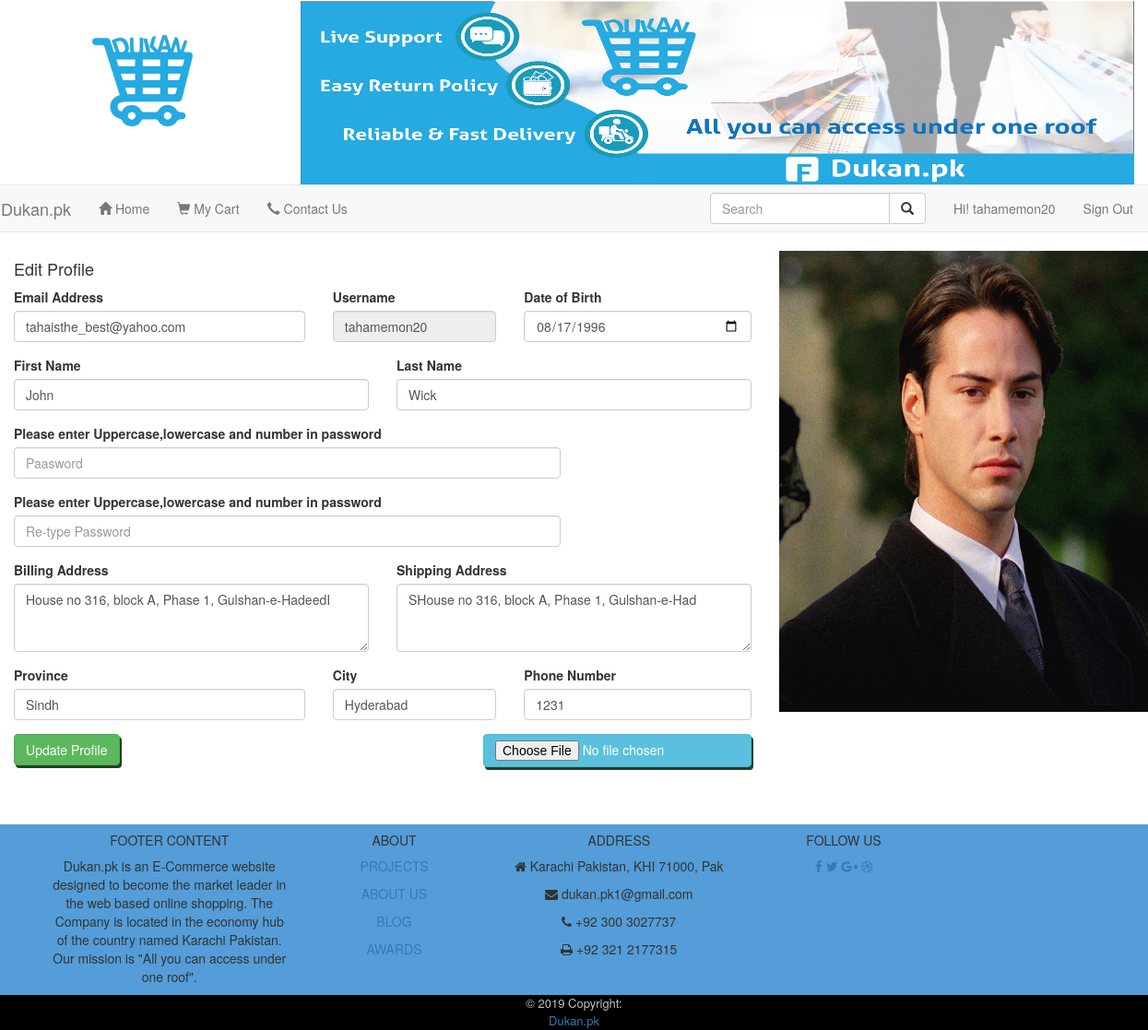
Page /user_profile.php (signed in) on the committed database.
### tables this page shows
CREATE TABLE `customer` (
  `ID` int(20) NOT NULL,
  `fname` varchar(50) NOT NULL,
  `lname` varchar(50) NOT NULL,
  `email` varchar(50) NOT NULL,
  `dob` date NOT NULL,
  `username` varchar(50) NOT NULL,
  `password` varchar(50) NOT NULL,
  `addressID` int(11) NOT NULL,
  `picture` varchar(200) NOT NULL,
  `createdate` varchar(50) NOT NULL
);

CREATE TABLE `address` (
  `AID` int(20) NOT NULL,
  `billing_address` varchar(50) NOT NULL,
  `shipping_address` varchar(50) NOT NULL,
  `province` varchar(50) NOT NULL,
  `city` varchar(50) NOT NULL,
  `phonenum` varchar(50) NOT NULL
);

### Includes/databaseclass.php (called while the page is built, shortened)
<?php
class Database{
    public $connection;
    public function open_db_connection(){
        $this->connection=mysqli_connect(DB_HOST,DB_USER,DB_PASS,DB_NAME);
    }
    public function query($sql){
        $result=mysqli_query($this->connection, $sql);
        return $result;
    }
}
$database=new Database();
?>

### function.php (called while the page is built, shortened)
<?php include_once ("Includes/databaseclass.php"); ?>
<?php
function fetch_array($result){
    return mysqli_fetch_array($result);
}
?>

### user_profile.php (the view, shortened to what this page needs)
<?php include("function.php"); ?>
<!doctype html>
<html lang="en">
<head>
    <link href="css/bootstrap.min.css" rel="stylesheet" type="text/css">
    <link rel="stylesheet" href="https://maxcdn.bootstrapcdn.com/font-awesome/4.6.1/css/font-awesome.min.css">
</head>
<body>
    <div class="container-fluid">
        <div class="row">
            <?php
            require 'includes/header.php';
            ?>
        </div>
    </div>
    <div class="row">
        <div class="col-12">
            <?php
                include_once 'includes/loginnav.php';
            ?>
        </div>
    </div>
    <div class="main-content p-5  mt-5 mb-5">
        <div class="container-fluid p-5  mt-5 mb-5">
            <div class="row">
                <div class="col-md-8">
                    <div class="card">
                        <div class="header">
                            <h4 class="title">Edit Profile</h4>
                        </div>
                        <div class="content">
                            <?php
                            global $database;
                            $sql = "select * from customer where   username = '{$_SESSION['user']}'";
                            $result = $database->query($sql);
                            while ($row = fetch_array ($result))
                            {
                        ?>
                            <form method="post" enctype="multipart/form-data">
                                <div class="row">
                                    <div class="col-md-5">
                                        <div class="form-group">
                                            <label>Email Address</label>
                                            <input type="text" class="form-control" required placeholder="Company"
                                                value="<?php echo $row['email'];?>">
                                        </div>
                                    </div>
                                    <div class="col-md-3">
                                        <div class="form-group">
                                            <label>Username</label>
                                            <input type="text" class="form-control" required disabled
                                                placeholder="Username" value="<?php echo $row['username'];?>">
                                        </div>
                                    </div>
                                    <div class="col-md-4">
                                        <div class="form-group">
                                            <label for="exampleInputEmail1">Date of Birth</label>
                                            <input type="date" name="dob" required
                                                pattern="(?:19|20)[0-9]{2}-(?:(?:0[1-9]|1[0-2])-(?:0[1-9]|1[0-9]|2[0-9])|(?:(?!02)(?:0[1-9]|1[0-2])-(?:30))|(?:(?:0[13578]|1[02])-31))"
                                                class="form-control" placeholder="Date of Birth"
                                                value="<?php echo $row['dob']?>">
                                        </div>
                                    </div>
                                </div>
                                <div class="row">
                                    <div class="col-md-6">
                                        <div class="form-group">
                                            <label>First Name</label>
                                            <input type="text" name="fname" required class="form-control"
                                                placeholder="First Name" value="<?php echo $row['fname']?>">
                                        </div>
                                    </div>
                                    <div class="col-md-6">
                                        <div class="form-group">
                                            <label>Last Name</label>
                                            <input type="text" name="lname" required class="form-control"
                                                placeholder="Last Name" value="<?php echo $row['lname']?>">
                                        </div>
                                    </div>
                                </div>
                                <fieldset>
                                    <div class="row">
                                        <div class="col-md-9">
                                            <div class="form-group">
                                                <label>Please enter Uppercase,lowercase and number in password</label>
                                                <input type="password" id="pass" name="password" title=""
                                                    pattern="^(?=.*\d)(?=.*[a-z])(?=.*[A-Z])(?!.*\s).*$"
                                                    class="form-control" placeholder="Paasword" value="">
                                            </div>
                                        </div>
                                    </div>
                                    <div class="row">
                                        <div class="col-md-9">
                                            <div class="form-group">
                                                <label>Please enter Uppercase,lowercase and number in password</label>
                                                <input type="text" id="rePass" name="rePass" class="form-control"
                                                    pattern="^(?=.*\d)(?=.*[a-z])(?=.*[A-Z])(?!.*\s).*$"
                                                    placeholder="Re-type Password" value="">
                                            </div>
                                        </div>
                                    </div>
                                </fieldset>
                                <div class="row">
                                    <div class="col-md-6">
                                        <div class="form-group">
                                            <label>Billing Address</label>
                                            <?php
                                            $sql2 =  "select * from address where AID = {$row['addressID']} ";
                                            $result1 = $database->query($sql2);
                                            $row1 = fetch_array ($result1);
                                        ?>
                                            <textarea rows="3" required name="bAddress" class="form-control"
                                                placeholder="Billing Address"><?php echo $row1['billing_address']; ?></textarea>
                                        </div>
                                    </div>
                                    <div class="col-md-6">
                                        <div class="form-group">
                                            <label>Shipping Address</label>
                                            <textarea rows="3" required name="sAddress" class="form-control"
                                                placeholder="Here can be your description"><?php echo $row1['shipping_address']; ?></textarea>
                                        </div>
                                    </div>
                                </div>
                                <div class="row">
                                    <div class="col-md-5">
                                        <div class="form-group">
                                            <label>Province</label>
                                            <input type="text" required name="province" class="form-control"
                                                placeholder="Company" value="<?php echo $row1['province'];?>">
                                        </div>
                                    </div>
                                    <div class="col-md-3">
                                        <div class="form-group">
                                            <label>City</label>
                                            <input type="text" required name="city" class="form-control"
                                                placeholder="Username" value="<?php echo $row1['city'];?>">
                                        </div>
                                    </div>
                                    <div class="col-md-4">
                                        <div class="form-group">
                                            <label for="exampleInputEmail1">Phone Number</label>
                                            <input type="text" required name="pNum" class="form-control"
                                                placeholder="Phone Number" value="<?php echo $row1['phonenum']?>">
                                        </div>
                                    </div>
                                </div>
                                <button type="submit" name="update_profile" style= "box-shadow: 2px 3px #21421e;"
                                    class="btn btn-success btn-fill pull-left mb-5">Update Profile</button>
                                <input style= "box-shadow: 2px 3px #21421e;" type="file" accept="image/*" id="upload_image" name="upload_image"
                                    class="btn btn-info btn-fill pull-right ml-5" value = "Upload Image">
                                <div class="clearfix"></div>
                            </form>
                        </div>
                    </div>
                </div>
                <div class="col-md-4 ml-5">
                    <div class="card card-user">
                        <div class="image">
                            <img class="image-fluid " style="height: 50rem; width: 42rem;"
                                src="<?php echo "uploads/".$row['picture'] ?> "
                                alt="https://ununsplash.imgix.net/photo-1431578500526-4d9613015464?fit=crop&fm=jpg&h=300&q=75&w=400" />
                        </div>
                    </div>
                    <?php
                    }
                ?>
                </div>
            </div>
        </div>
    </div>
    <div style="margin-top: 5%;">
        <?php
        require 'includes/footer.php';
    ?>
    </div>
</body>
</html>

### rows in the picture
customer: email "tahaisthe_best@yahoo.com", username "tahamemon20", dob "08/17/1996", fname "John", lname "Wick", bAddress "House no 316, block A, Phase 1, Gulshan-e-HadeedI", sAddress "SHouse no 316, block A, Phase 1, Gulshan-e-Had", province "Sindh", city "Hyderabad", pNum "1231", picture (picture)

### other values in the picture
$_SESSION['user'] "tahamemon20"
